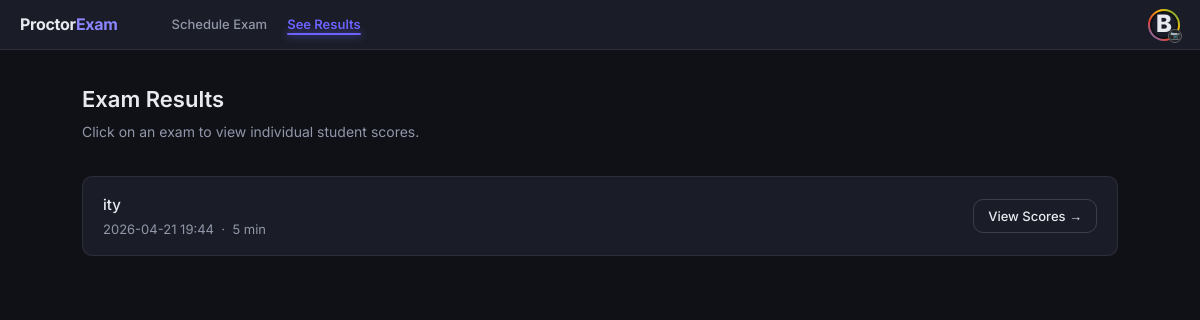
/examiner/results (signed in), run on an earlier commit of the app's database.
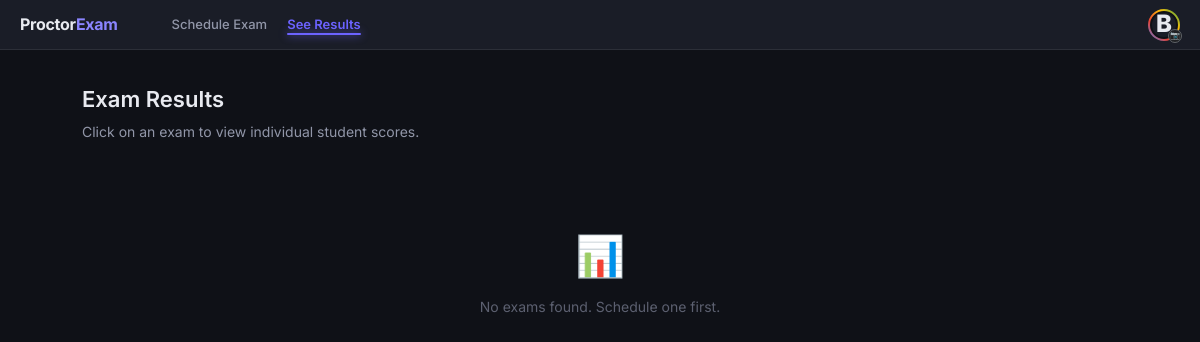
And on a later commit of the database.
### tables this page shows
CREATE TABLE exams (
    id INTEGER PRIMARY KEY AUTOINCREMENT,
    exam_name TEXT NOT NULL,
    subject TEXT NOT NULL,
    description TEXT,
    start_time TEXT NOT NULL,
    duration INTEGER NOT NULL,
    random_password TEXT NOT NULL,
    examiner_id INTEGER NOT NULL,
    results_published INTEGER DEFAULT 0,

    -- âœ… CSV FEATURE
    allowed_emails TEXT,

    FOREIGN KEY (examiner_id) REFERENCES users(id)
);

### app.py (the view)
@app.route('/examiner/results')
@login_required
@examiner_required
def examiner_results():
    conn = get_db()
    exams = conn.execute('SELECT * FROM exams WHERE examiner_id = ? ORDER BY start_time DESC', (session['user_id'],)).fetchall()
    conn.close()
    return render_template('examiner_results.html', exams=exams)

### app.py (called while the page is built)
def get_db():
    conn = sqlite3.connect(DB_PATH, timeout=20)
    conn.row_factory = sqlite3.Row
    return conn

def login_required(f):
    @wraps(f)
    def decorated(*args, **kwargs):
        if 'user_id' not in session: return redirect(url_for('login'))
        return f(*args, **kwargs)
    return decorated

def examiner_required(f):
    @wraps(f)
    def decorated(*args, **kwargs):
        if session.get('role') != 'examiner':
            flash('Access denied.', 'error')
            return redirect(url_for('dashboard'))
        return f(*args, **kwargs)
    return decorated

### templates/examiner_results.html (shortened to what this page needs)
{% extends "base.html" %}
{% block content %}
<div class="page">
  <div class="page-header">
    <h2>Exam Results</h2>
    <p>Click on an exam to view individual student scores.</p>
  </div>
  {% if exams %}
  <div class="exam-list">
    {% for exam in exams %}
    <div class="exam-item">
      <div class="exam-info">
        <h4>{{ exam.exam_name }}</h4>
        <p>{{ exam.start_time.replace('T',' ') }} &nbsp;·&nbsp; {{ exam.duration }} min</p>
      </div>
      <a href="{{ url_for('exam_detail_results', exam_id=exam.id) }}" class="btn btn-outline btn-sm">
        View Scores →
      </a>
    </div>
    {% endfor %}
  </div>
  {% else %}
  <div class="empty-state">
    <div style="font-size:40px;">📊</div>
    <p>No exams found. Schedule one first.</p>
  </div>
  {% endif %}
</div>
{% endblock %}

What changed in the data, as far as the page shows it:
removed exams: exam_name "ity", start_time.replace "2026-04-21 19:44", duration "5"
Also different on the page:
text now shown: "📊 No exams found. Schedule one first."
